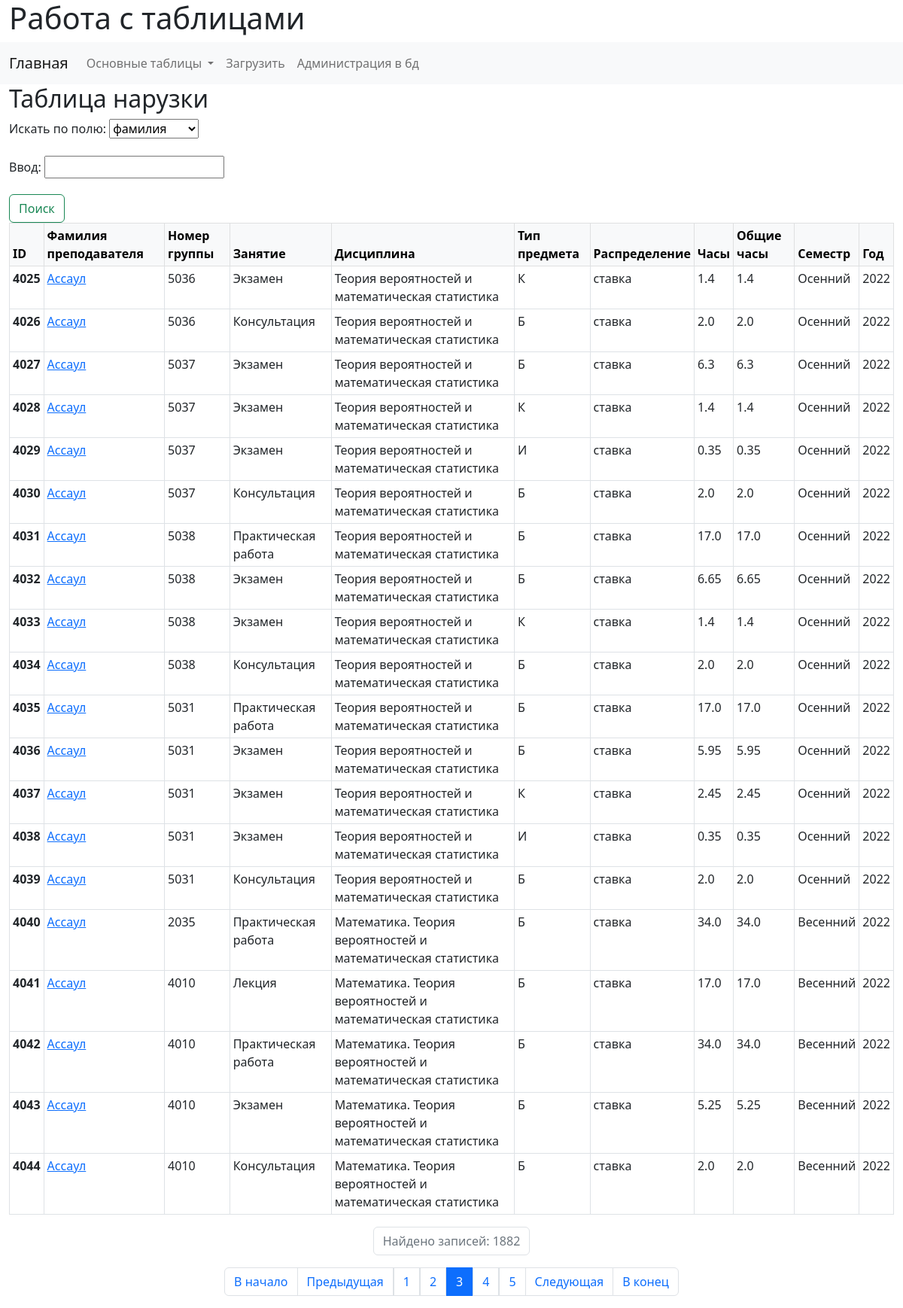
The app's page /tables/1/?page=3 with its own data.
### workWithTables/models.py (models this page shows, shortened)
class WorkLoad(models.Model):
    teacher = models.ForeignKey(verbose_name="Преподаватель", to=Teacher, on_delete=models.SET_NULL, null=True, related_name="get_teachers")
    group_name = models.CharField(verbose_name="Номер группы", max_length=10)
    lesson = models.ForeignKey(verbose_name="Занятие", to=Lesson, on_delete=models.SET_NULL, null=True)
    study = models.ForeignKey(verbose_name="Дисциплина", to=Discipline, on_delete=models.SET_NULL, null=True)
    hours_type = models.CharField(verbose_name="Тип предмета", max_length=10)
    hours = models.CharField(verbose_name="Часы", max_length=10)
    hours_total = models.CharField(verbose_name="Общие часы", max_length=10)
    timing = models.CharField(verbose_name="Распределение", max_length=10, null=True)
    semester = models.CharField(verbose_name="Семестр", max_length=10)
    year = models.CharField(verbose_name="Год", max_length=4)
    class Meta:
        verbose_name = 'Нагрузка'
        verbose_name_plural = 'Таблица нагрузки'
        ordering = ['teacher']

class Teacher(models.Model):
    surname = models.CharField(verbose_name="Фамилия", max_length=50)
    name = models.CharField(verbose_name="Имя", max_length=50, null=True)
    second_name = models.CharField(verbose_name="Отчество", max_length=50, null=True)
    birthday_date = models.CharField(verbose_name="Дата рождения", max_length=15, null=True)
    birthday_place = models.CharField(verbose_name="Место рождения", max_length=255, null=True)
    registration_place = models.CharField(verbose_name="Адрес прописки", max_length=255, null=True)
    cur_place = models.CharField(verbose_name="Адрес проживания", max_length=255, null=True)
    phone_number = models.CharField(verbose_name="Номер телефона", max_length=14, null=True)
    passport = models.CharField(verbose_name="Паспорт", max_length=20, null=True)
    TIN = models.CharField(verbose_name="ИНН", max_length=20, null=True)
    INIPA = models.CharField(verbose_name="СНИЛС", max_length=20, null=True)
    job = models.CharField(verbose_name="Должность", max_length=20, null=True)
    academic_degree = models.ManyToManyField(verbose_name="Ученая степень", to=AcademicDegree, related_name='get_teacher')
    academic_rank = models.ManyToManyField(verbose_name="Ученое звание", to=AcademicRank, related_name='get_teacher')
    contract = models.OneToOneField(verbose_name="Номер договора", to=Contract, on_delete=models.SET_NULL, max_length=50, null=True, unique=True, related_name='get_teacher')
    fluor_date = models.CharField(verbose_name="Дата флюорографии", max_length=150, null=True)
    class Meta:
        verbose_name = 'Преподаватель'
        verbose_name_plural = 'Таблица преподавателей'
    def __str__(self):
        return str(self.surname)

class Lesson(models.Model):
    name = models.CharField(
        verbose_name="Наименование занятия",
        max_length=100,
        unique=True)
    class Meta:
        verbose_name = 'Занятие'
        verbose_name_plural = 'Таблица занятий'
    def __str__(self):
        return str(self.name)

class Discipline(models.Model):
    name = models.CharField(
        verbose_name="Наименование дисциплины",
        max_length=100,
        unique=True)
    class Meta:
        verbose_name = 'Дисциплина'
        verbose_name_plural = 'Таблица дисциплин'
    def __str__(self):
        return str(self.name)

### workWithTables/views.py (the view, shortened to what this page needs)
# urls.py: path('tables/1/', WorkLoadView.as_view(), name="workload_table"),
class WorkLoadView(View):
    form = WorkLoadSearchForm
    workLoad = WorkLoad
    template_name = 'workWithTables/tableW.html'
    def get(self, request, *args, **kwargs):
        work_load = self.workLoad.objects.all()
        paginator = Paginator(work_load, 20)
        page_number = request.GET.get('page', 1)
        page_obj = paginator.get_page(page_number)
        return render(request=request, template_name=self.template_name,
            context= {'form': self.form(), 'title': 'Таблица нарузки', 'page_obj': page_obj,})

### workWithTables/forms.py
class WorkLoadSearchForm(forms.Form):
    search_choice = forms.ChoiceField(choices=W_CHOICE_FIELD, label="Искать по ")
    search_input = forms.CharField(max_length=150, label="Ввод ")

### workWithTables/templates/workWithTables/tableW.html (shortened to what this page needs)
{% extends 'base.html' %}
{% block content_control %}
<h2>{{ title }}</h2>
<form class="gt-flex" role="search" method="post">
  <div class="mb-3">
    <label for="{{ form.search_choice.id_for_label }}" class="form-label">Искать по полю: </label>
    {{ form.search_choice }}
  </div>
  <div class="mb-3">
    <label for="{{ form.search_input.id_for_label }}" class="form-label">Ввод: </label>
    {{ form.search_input }}
  </div>
  <button class="btn btn-outline-success" type="submit">Поиск</button>
</form>
{% endblock %}
{% block content %}
<table class="table table-bordered table-response table-sm">
  <thead class="table-light">
      <tr>
          <th scope="col">ID</th>
          <th scope="col">Фамилия преподавателя</th>
          <th scope="col">Номер группы</th>
          <th scope="col">Занятие</th>
          <th scope="col">Дисциплина</th>
          <th scope="col">Тип предмета</th>
          <th scope="col">Распределение</th>
          <th scope="col">Часы</th>
          <th scope="col">Общие часы</th>
          <th scope="col">Семестр</th>
          <th scope="col">Год</th>
      </tr>
  </thead>
  {% for item in page_obj.object_list %}
  <tbody>
      <tr>
          <th scope="row">{{ item.id }}</th>
          <td><a href="{% url 'teacher_card' item.teacher.pk %}">{{item.teacher}}</a></td>
          <td>{{item.group_name}}</td>
          <td>{{item.lesson}}</td>
          <td>{{item.study}}</td>
          <td>{{item.hours_type}}</td>
          <td>{{item.timing}}</td>
          <td>{{item.hours}}</td>
          <td>{{item.hours_total}}</td>
          <td>{{item.semester}}</td>
          <td>{{item.year}}</td>
        </tr>
  </tbody>
  {% endfor %}
</table>
<nav aria-label="Page navigation example">
    <ul class="pagination justify-content-center">
        <li class="page-item">
            <a class="page-link disabled">Найдено записей: {{ page_obj.paginator.count }}</a>
        </li>
    </ul>
</nav>
{% endblock %}

### records on screen
WorkLoad: id "4025", teacher "Ассаул", group_name "5036", lesson "Экзамен", study "Теория вероятностей и математическая статистика", hours_type "К", timing "ставка", hours "1.4", hours_total "1.4", semester "Осенний", year "2022"
WorkLoad: id "4026", teacher "Ассаул", group_name "5036", lesson "Консультация", study "Теория вероятностей и математическая статистика", hours_type "Б", timing "ставка", hours "2.0", hours_total "2.0", semester "Осенний", year "2022"
WorkLoad: id "4027", teacher "Ассаул", group_name "5037", lesson "Экзамен", study "Теория вероятностей и математическая статистика", hours_type "Б", timing "ставка", hours "6.3", hours_total "6.3", semester "Осенний", year "2022"
WorkLoad: id "4028", teacher "Ассаул", group_name "5037", lesson "Экзамен", study "Теория вероятностей и математическая статистика", hours_type "К", timing "ставка", hours "1.4", hours_total "1.4", semester "Осенний", year "2022"
WorkLoad: id "4029", teacher "Ассаул", group_name "5037", lesson "Экзамен", study "Теория вероятностей и математическая статистика", hours_type "И", timing "ставка", hours "0.35", hours_total "0.35", semester "Осенний", year "2022"
WorkLoad: id "4030", teacher "Ассаул", group_name "5037", lesson "Консультация", study "Теория вероятностей и математическая статистика", hours_type "Б", timing "ставка", hours "2.0", hours_total "2.0", semester "Осенний", year "2022"
WorkLoad: id "4031", teacher "Ассаул", group_name "5038", lesson "Практическая работа", study "Теория вероятностей и математическая статистика", hours_type "Б", timing "ставка", hours "17.0", hours_total "17.0", semester "Осенний", year "2022"
WorkLoad: id "4032", teacher "Ассаул", group_name "5038", lesson "Экзамен", study "Теория вероятностей и математическая статистика", hours_type "Б", timing "ставка", hours "6.65", hours_total "6.65", semester "Осенний", year "2022"
WorkLoad: id "4033", teacher "Ассаул", group_name "5038", lesson "Экзамен", study "Теория вероятностей и математическая статистика", hours_type "К", timing "ставка", hours "1.4", hours_total "1.4", semester "Осенний", year "2022"
WorkLoad: id "4034", teacher "Ассаул", group_name "5038", lesson "Консультация", study "Теория вероятностей и математическая статистика", hours_type "Б", timing "ставка", hours "2.0", hours_total "2.0", semester "Осенний", year "2022"
WorkLoad: id "4035", teacher "Ассаул", group_name "5031", lesson "Практическая работа", study "Теория вероятностей и математическая статистика", hours_type "Б", timing "ставка", hours "17.0", hours_total "17.0", semester "Осенний", year "2022"
WorkLoad: id "4036", teacher "Ассаул", group_name "5031", lesson "Экзамен", study "Теория вероятностей и математическая статистика", hours_type "Б", timing "ставка", hours "5.95", hours_total "5.95", semester "Осенний", year "2022"
WorkLoad: id "4037", teacher "Ассаул", group_name "5031", lesson "Экзамен", study "Теория вероятностей и математическая статистика", hours_type "К", timing "ставка", hours "2.45", hours_total "2.45", semester "Осенний", year "2022"
WorkLoad: id "4038", teacher "Ассаул", group_name "5031", lesson "Экзамен", study "Теория вероятностей и математическая статистика", hours_type "И", timing "ставка", hours "0.35", hours_total "0.35", semester "Осенний", year "2022"
WorkLoad: id "4039", teacher "Ассаул", group_name "5031", lesson "Консультация", study "Теория вероятностей и математическая статистика", hours_type "Б", timing "ставка", hours "2.0", hours_total "2.0", semester "Осенний", year "2022"
WorkLoad: id "4040", teacher "Ассаул", group_name "2035", lesson "Практическая работа", study "Математика. Теория вероятностей и математическая статистика", hours_type "Б", timing "ставка", hours "34.0", hours_total "34.0", semester "Весенний", year "2022"
WorkLoad: id "4041", teacher "Ассаул", group_name "4010", lesson "Лекция", study "Математика. Теория вероятностей и математическая статистика", hours_type "Б", timing "ставка", hours "17.0", hours_total "17.0", semester "Весенний", year "2022"
WorkLoad: id "4042", teacher "Ассаул", group_name "4010", lesson "Практическая работа", study "Математика. Теория вероятностей и математическая статистика", hours_type "Б", timing "ставка", hours "34.0", hours_total "34.0", semester "Весенний", year "2022"
WorkLoad: id "4043", teacher "Ассаул", group_name "4010", lesson "Экзамен", study "Математика. Теория вероятностей и математическая статистика", hours_type "Б", timing "ставка", hours "5.25", hours_total "5.25", semester "Весенний", year "2022"
WorkLoad: id "4044", teacher "Ассаул", group_name "4010", lesson "Консультация", study "Математика. Теория вероятностей и математическая статистика", hours_type "Б", timing "ставка", hours "2.0", hours_total "2.0", semester "Весенний", year "2022"

### other values on screen
{{ title }} "Таблица нарузки"
{{ page_obj.paginator.count }} "1882"
{{ p }} "1" "2" "4" "5"
{{ page_obj.number }} "3"
